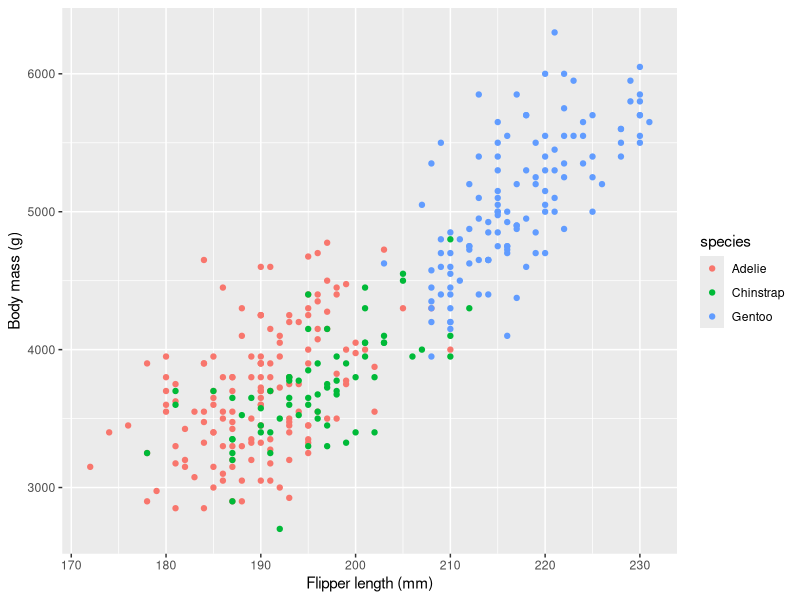
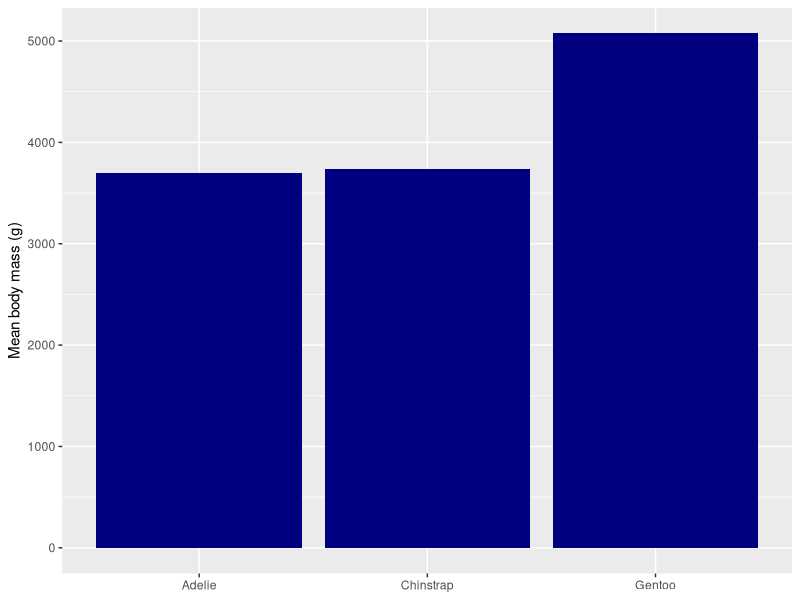
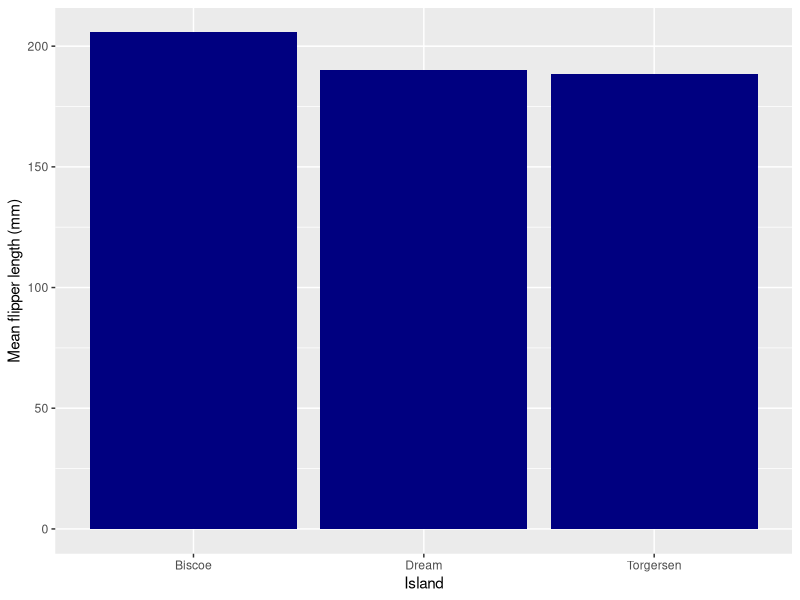

Write R code to recreate these figures, in order.
library(tidyverse)
library(palmerpenguins) # sample dataset used for discussion

# Preview dataset
glimpse(penguins)

# Pipeline
arrange(filter(penguins, species == "Gentoo"), body_mass_g)

penguins |>
  filter(species == "Gentoo") |>
  arrange(body_mass_g)

# Row operations
penguins |>
  filter(species == "Adelie", body_mass_g > 4000) |>
  arrange(desc(body_mass_g))

# Column operations
penguins |>
  select(species, island, body_mass_g) |>
  mutate(body_mass_kg = body_mass_g / 1000)

# Group operations
penguins |>
  summarise(
    mean_mass = mean(body_mass_g, na.rm = TRUE),
    n         = n(),
    .by       = species
  )
penguins |> count(species, island)

# Exercise 1 solution
penguins |>
  filter(!is.na(sex)) |>
  summarise(
    mean_flipper = mean(flipper_length_mm, na.rm = TRUE),
    .by = c(species, sex)
  ) |>
  arrange(desc(mean_flipper))

# Pivot dataset
bills_long <- penguins |>
  mutate(id = row_number()) |>
  select(id, species, bill_length_mm, bill_depth_mm) |>
  pivot_longer(
    cols      = c(bill_length_mm, bill_depth_mm),
    names_to  = "measure",
    values_to = "mm"
  )

bills_wide <- bills_long |>
  pivot_wider(names_from = measure, values_from = mm)

# ggplot2
ggplot(penguins,
       aes(x = flipper_length_mm, y = body_mass_g,
           colour = species)) +
  geom_point() +
  labs(x = "Flipper length (mm)", y = "Body mass (g)")

penguins |>
  summarise(mean_mass = mean(body_mass_g, na.rm = TRUE),
            .by = species) |>
  ggplot(aes(x = species, y = mean_mass)) +
  geom_col(fill = "navy") +
  labs(x = NULL, y = "Mean body mass (g)")

# Exercise 2 solution
penguins |>
  filter(sex == "female") |>
  summarise(mean_flipper = mean(flipper_length_mm, na.rm = TRUE),
            .by = island) |>
  arrange(desc(mean_flipper)) |>
  ggplot(aes(x = fct_reorder(island, mean_flipper, .desc = TRUE),
             y = mean_flipper)) +
  geom_col(fill = "navy") +
  labs(x = "Island", y = "Mean flipper length (mm)")
